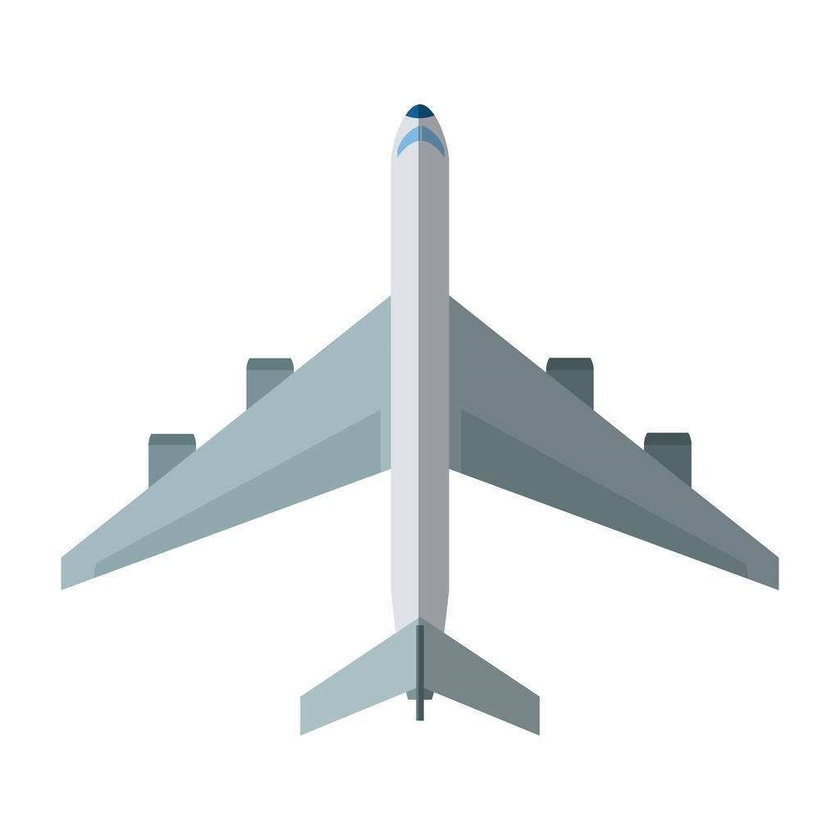
#> input picture datas/plane2.jpg, 840 x 840 px, shrunk from 1024 x 1024 before the run, found by its file name
$ jupyter execute --allow-errors '查找轮廓.ipynb'   (older library calls are emulated)
#> lines starting #> are read from the running program, lines starting #| are printed output that depends on the picture
[cell 1]
import cv2
#matplotlib inline
import matplotlib.pyplot as plt
import numpy as np

src = cv2.imread('datas/plane2.jpg')
#> src is the input picture: shape (840, 840, 3); mean B, G, R 240.2, 239.1, 236.7
rows,cols,_ = src.shape
#> rows = 840; cols = 840
plt.imshow(src)

[cell 2]
blured = cv2.blur(src,(5,5)) # 进行低通滤波，去掉噪声
mask = np.zeros((rows + 2,cols + 2),np.uint8)
dst = np.zeros_like(src)
dst[:,:] = 255

[cell 3]
# 填充
cv2.floodFill(blured, mask, (cols-1,rows-1), (255,255,255), (2,2,2),(3,3,3),8)
#> blured: shape (840, 840, 3); mean B, G, R 240.6, 239.6, 237.3
plt.imshow(mask,cmap = plt.cm.gray)
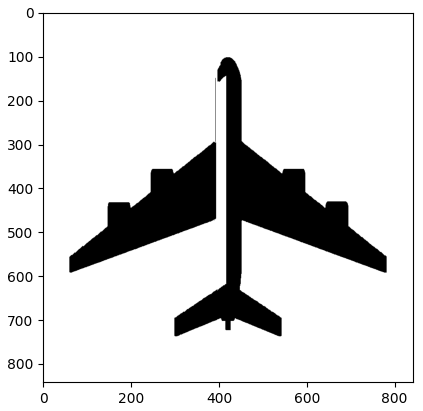
#> figure drawn by matplotlib, 1 panel

[cell 4]
gray = cv2.cvtColor(blured,cv2.COLOR_BGR2GRAY)
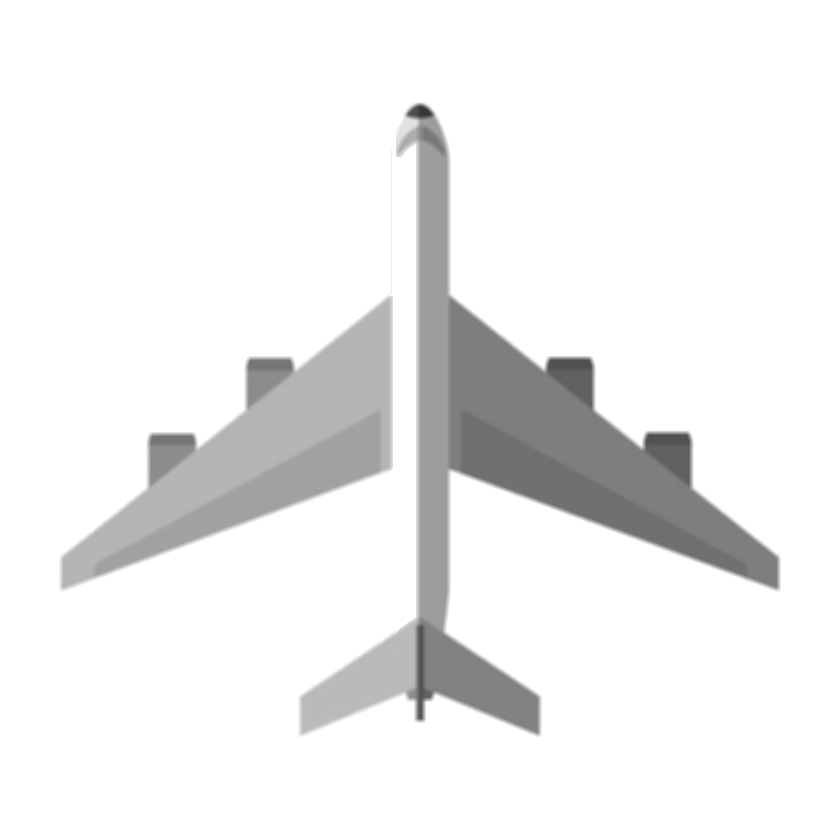
#> gray: shape (840, 840); min 53, max 255, mean 239
